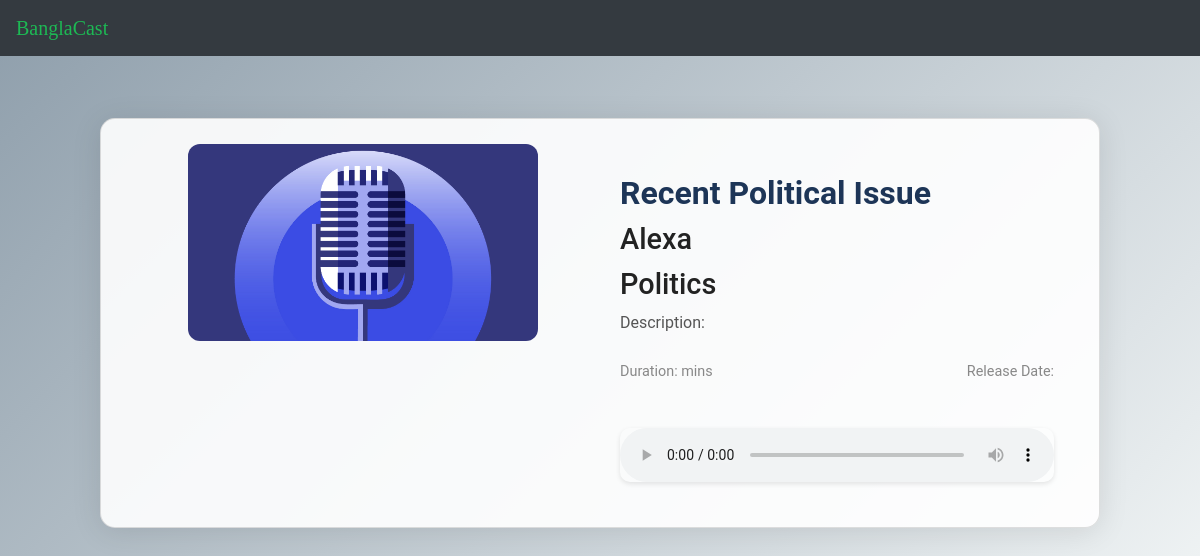
/player/21, run on the app's committed database.
### Podcast/models.py (models this page shows, shortened)
class Episode(models.Model):
    Title = models.CharField(max_length=200)
    Artist = models.CharField(max_length=200, blank=True, null=True)
    Type = models.CharField(max_length=200, blank=True, null=True)
    image = models.ImageField(upload_to='images', blank=True, null=True, default='images/default.jpg')
    audio_files = models.FileField(upload_to='images', blank=True, null=True)
    is_premium = models.BooleanField(default=False)
    playlist = models.ForeignKey(Playlist, on_delete=models.CASCADE, related_name='episodes', null=True, blank=True)
    category = models.CharField(max_length=50, choices=[
        ('Story', 'Story'),
        ('Sports', 'Sports'),
        ('Education', 'Education'),
        ('Business', 'Business'),
        ('Politics', 'Politics'),
        ('Live', 'Live'),
    ])
    date_added = models.DateTimeField(auto_now_add=True)
    plays = models.PositiveIntegerField(default=0)

### Podcast/views.py (the view)
# urls.py: path('player/<str:id>', p_views.player, name='player'),
def player(request, id):
    player = get_object_or_404(Episode, id=id)
    if player.playlist:
        all_episodes = Episode.objects.filter(playlist=player.playlist).order_by('id')
        episode_list = list(all_episodes)
        player_index = episode_list.index(player) + 1  # 1-based index
    else:
        player_index = 1
    is_premium_user = False
    if request.user.is_authenticated:
        profile = getattr(request.user, 'profile', None)
        if profile:
            is_premium_user = profile.is_premium
    context = {
        'player': player,
        'is_premium_user': is_premium_user,
        'player_index': player_index,
    }
    return render(request, 'PodCast/audio.html', context=context)

### templates/PodCast/audio.html (shortened to what this page needs)
{% load static %}
<!DOCTYPE html>
<html lang="en">
<head>
    <link rel="stylesheet" href="https://cdn.jsdelivr.net/npm/bootstrap@4.6.2/dist/css/bootstrap.min.css">
</head>
<body>
<nav class="navbar navbar-expand-lg navbar-dark bg-dark">
    <a class="navbar-brand" href="{% url 'Playlist_view' %}">BanglaCast</a>
</nav>
<div class="card mt-5">
    <div class="col-md-6">
        <div style="display: flex; justify-content: center;">
            <img src="/media/{{ player.image }}" alt="Episode Image">
        </div>
    </div>
    <div class="col-md-6 content">
        <div>
            <h2>{{ player.Title }}</h2>
            <h2>{{ player.Artist }}</h2>
            <h2>{{ player.Type }}</h2>
            <p>Description: {{ player.description }}</p>
            <div class="card-info">
                <span>Duration: {{ player.duration }} mins</span>
                <span>Release Date: {{ player.release_date }}</span>
            </div>
        </div>
        {% if not player.is_premium or is_premium_user %}
        <div class="audio-container">
            <audio controls>
                <source src="/media/{{ player.audio_files }}" type="audio/mpeg">
            </audio>
        </div>
        {% else %}
        <a href="{% url 'mock_payment' %}">
            <button>
                Go Premium to Listen to This Episode
            </button>
        </a>
        {% endif %}
    </div>
</div>
</body>
</html>

### templates/PodCast/audio.html (style rules this page uses)
body { margin: 0; padding: 0; padding-top: 70px; font-family: 'Roboto', sans-serif; background: linear-gradient(135deg, #8e9eab 0%, #eef2f3 100%); color: #333; }
.navbar { position: fixed; top: 0; left: 0; width: 100%; z-index: 999; }
.navbar-brand { font-family: 'Pacifico', cursive; color: #1DB954 !important; }
.card { background: rgba(255, 255, 255, 0.9); border-radius: 15px; box-shadow: 0 4px 30px rgba(0, 0, 0, 0.1); width: 90%; max-width: 1000px; margin: auto; overflow: hidden; display: flex; flex-direction: row; padding: 25px; margin-bottom: 30px; transition: transform 0.3s ease; }
.card img { border-radius: 12px; object-fit: cover; width: 100%; height: auto; max-width: 350px; }
.card .content { padding: 20px; flex: 1; display: flex; flex-direction: column; justify-content: space-between; }
.card h2 { margin: 10px 0; font-size: 1.8rem; font-weight: 500; color: #222; }
.card h2:first-of-type { font-size: 2rem; font-weight: 700; color: #1d3557; }
.card p { color: #555; font-size: 1rem; margin-top: 5px; }
.audio-container { margin-top: 20px; display: flex; flex-direction: column; align-items: center; }
audio { width: 100%; border-radius: 10px; margin-top: 15px; box-shadow: 0 2px 5px rgba(0, 0, 0, 0.1); }
.card .card-info { padding: 10px 0; display: flex; justify-content: space-between; font-size: 0.9rem; color: #888; }

### data on the page
Episode: image (placeholder picture), Title "Recent Political Issue", Artist "Alexa", Type "Politics"
